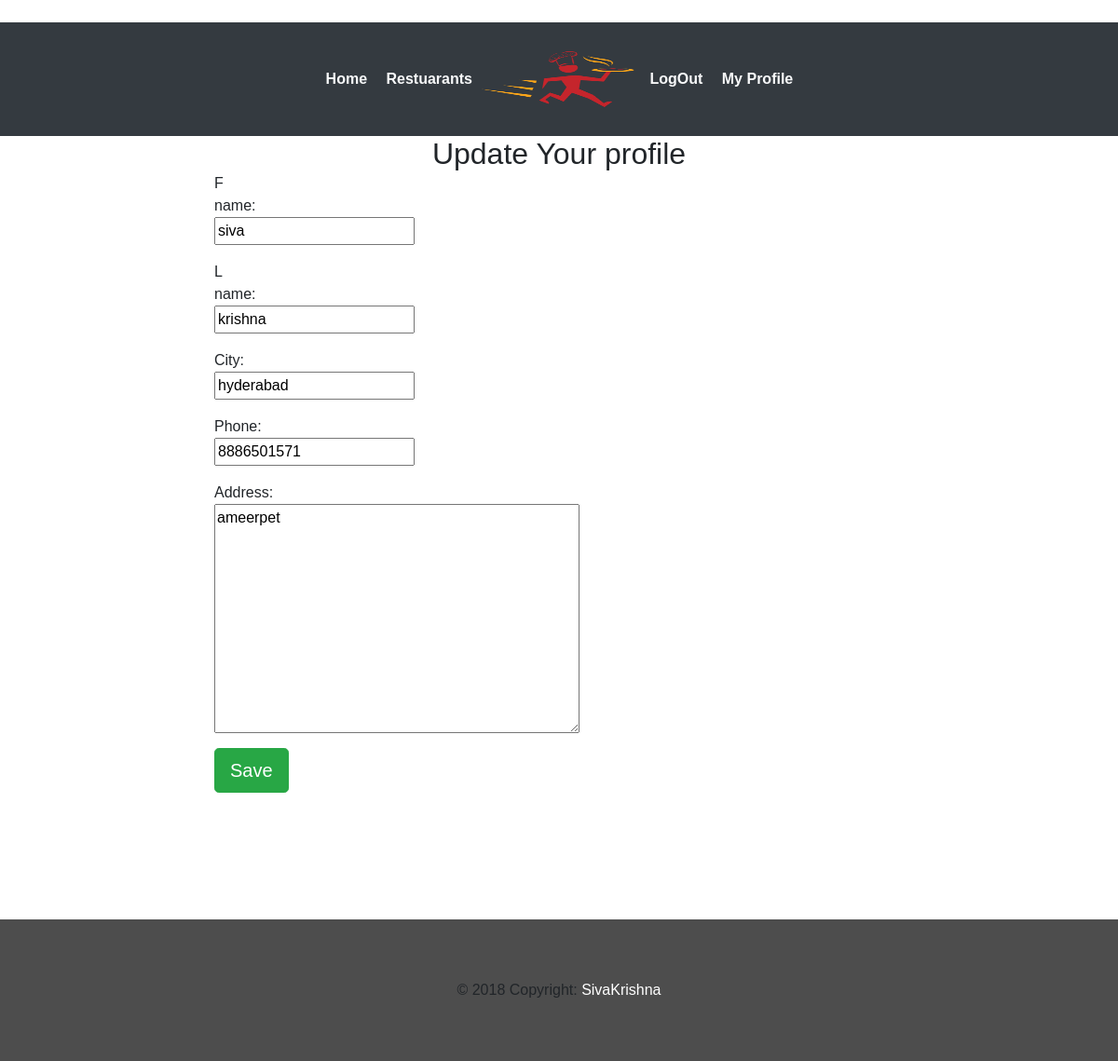
/user/update/1/ (signed in), run on the app's committed database.
### webapp/models.py (models this page shows, shortened)
class Customer(models.Model):
	user 		= models.OneToOneField(settings.AUTH_USER_MODEL,on_delete=models.CASCADE)
	f_name   	= models.CharField(max_length=20,blank=False)
	l_name		= models.CharField(max_length=20,blank=False)
	city  		= models.CharField(max_length=40,blank=False)
	phone 		= models.CharField(max_length=10,blank=False)
	address		= models.TextField()

### webapp/views.py (the view)
# urls.py: path('user/update/<int:id>/',views.updateCustomer,name='cupdate'),
def updateCustomer(request,id):
	form  	 = CustomerForm(request.POST or None,instance=request.user.customer)
	if form.is_valid():
		form.save()
		return redirect('profile')
	context={
	'form':form,
	'title':"Update Your profile"
	}
	return render(request,'webapp/profile_form.html',context)

### webapp/forms.py
class CustomerForm(forms.ModelForm):
	class Meta:
		model = Customer
		fields =['f_name','l_name','city','phone','address']

### webapp/templates/webapp/profile_form.html (shortened to what this page needs)
{% extends 'webapp/base.html'%}
{% block body %}
<div class="container">
	<h2 class="text-center">{{title}}</h2>
</div>
<div class="container col-md-8">
	    <div class="row">
	    <div class="col-md-4 col-md-offset-2">
		<form method="post" class="form-horizontal">
  			{% for field in form %}
    			<div class="form-group">
        			<div class="col-md-offset-2 col-sm-8">
        			</div>
        			<label class="control-label col-sm-4">{{ field.label_tag }}</label>
        			<div class="col-sm-12">{{ field }}</div>
    			</div>
			{% endfor %}
  		<div class="form-group">
          	<div class="col-sm-offset-2 col-sm-10">
                <button type="submit" class="btn btn-success btn-lg">Save</button>
          	 </div>
   		</div>
		</form>
	</div>
</div>
 <br>
</div>
{% endblock%}

### webapp/static/webapp/css/style.css (style rules this page uses)
body { padding:0; margin:0; font-family: 'Source Sans Pro', sans-serif; }
h1,h2,h3,h4,h5,h6 { margin:0; }
label { margin:0; }

### data on the page
Customer: form "siva" "krishna" "hyderabad" "8886501571" "ameerpet"

### other printed values
{{ title }} "Update Your profile"
{{ field.label_tag }} "F name:" "L name:" "City:" "Phone:" "Address:"
